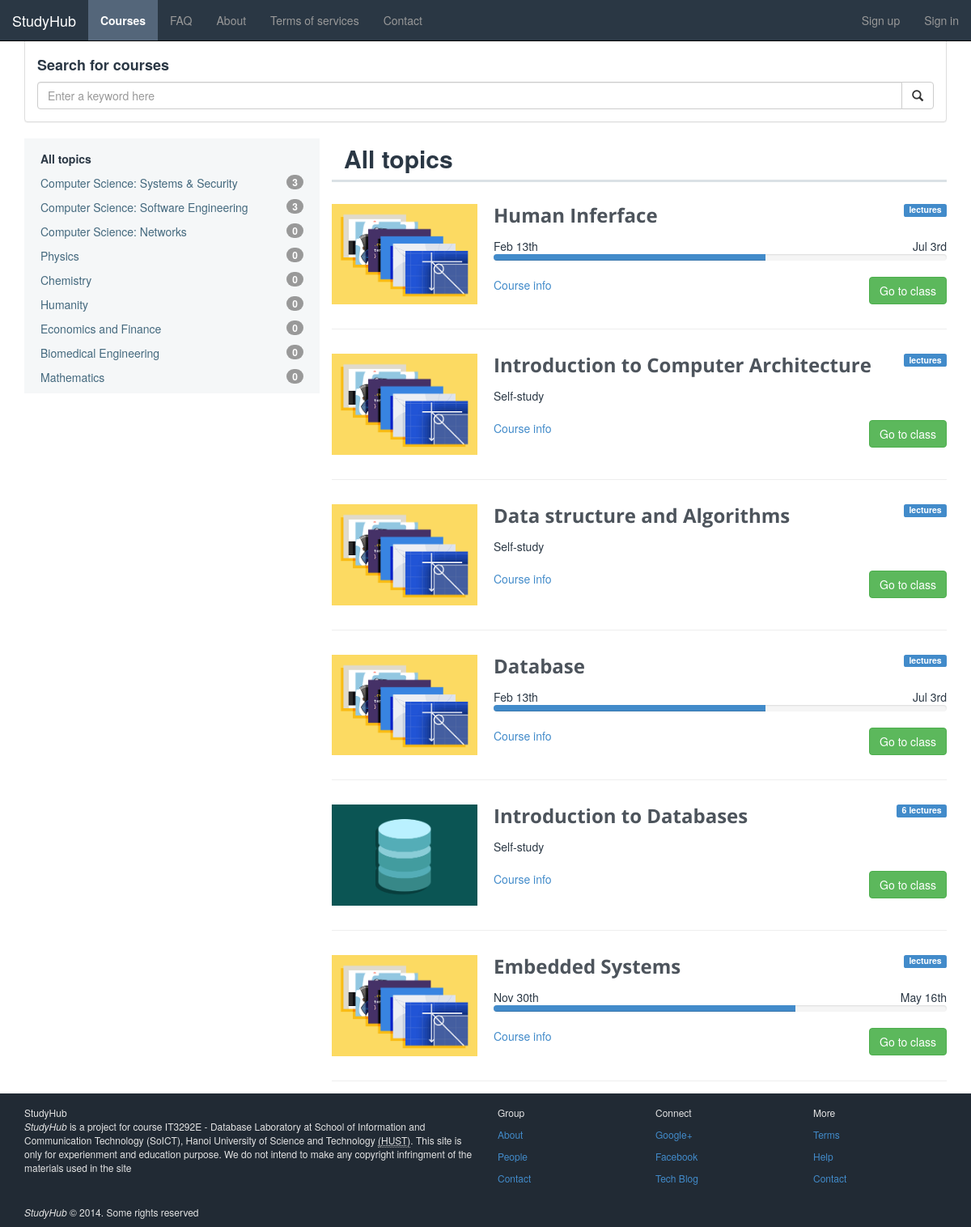
Page /courses.php on the earlier database version.
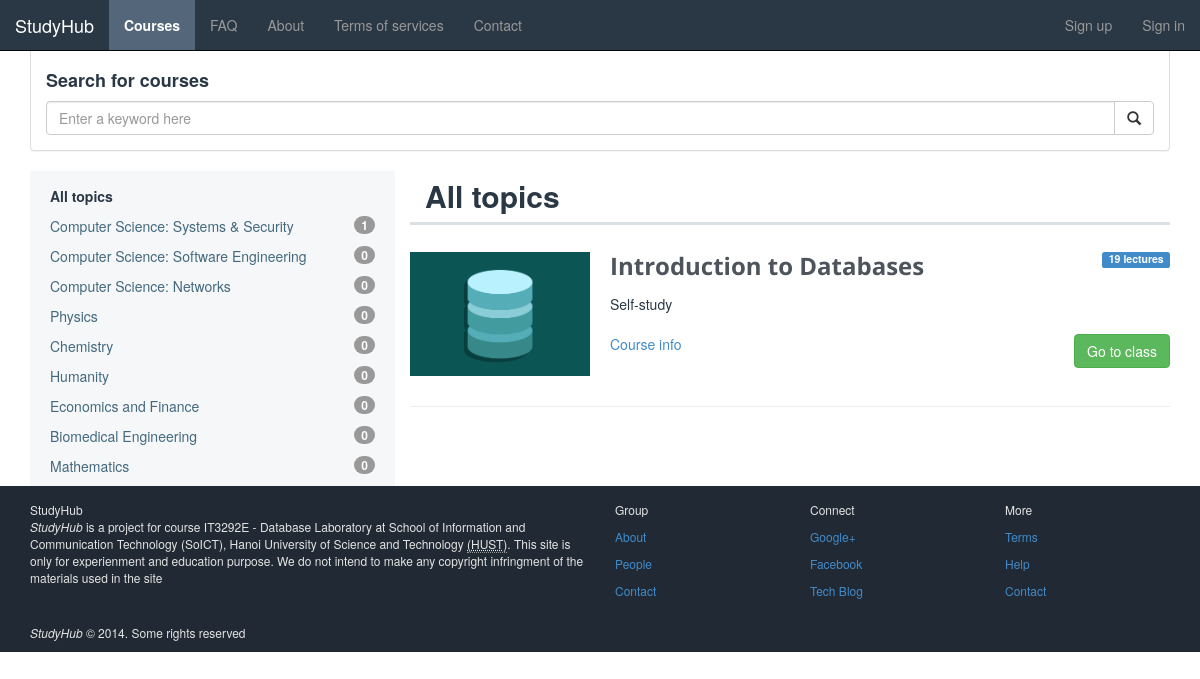
Same page on the later database version.
### tables this page shows
CREATE TABLE IF NOT EXISTS `sm_courses` (
  `cat_id` int(10) NOT NULL,
  `course_id` int(10) NOT NULL AUTO_INCREMENT,
  `course_code` varchar(10) NOT NULL,
  `course_title` varchar(255) NOT NULL,
  `course_alias` varchar(100) NOT NULL COMMENT 'Alias to create a folder for course in PHP',
  `course_type` varchar(10) NOT NULL COMMENT '1 - Self-study; 2 - Period course',
  `course_desc` text COMMENT 'For storing a large number of texts, should use this TEXT',
  `start_date` timestamp NULL DEFAULT CURRENT_TIMESTAMP,
  `length` int(5) DEFAULT NULL COMMENT 'The length of the course in weeks',
  `course_avatar` varchar(500) DEFAULT 'images/courses/css-thumbnail.png',
  `course_cover` varchar(1000) NOT NULL,
  PRIMARY KEY (`course_id`),
  KEY `cat_id` (`cat_id`)
);

### core/init.php (called while the page is built, shortened)
<?php
require 'classes/courses.php';
$courses		= new Courses($db);
 ?>

### core/classes/courses.php (called while the page is built, shortened)
<?php
class Courses {
	private $db;
	public function __construct($database) {
		$this->db = $database;
	}
	public function get_all_course_by_cat()
	{
		$results = array();
		$query = $this->db->prepare("SELECT scat.cat_title AS 'title', COUNT(smc.course_id) AS 'count'
									FROM `sm_courses` AS smc, `sm_course_cat` AS scat
									WHERE smc.cat_id = scat.cat_id
									GROUP BY scat.cat_id, scat.cat_title
									UNION
									SELECT scat.cat_title AS 'title', 0 AS 'count'
									FROM `sm_course_cat` AS scat
									WHERE scat.cat_id NOT IN (SELECT DISTINCT cat_id FROM `sm_courses`) ");
		try {
			$query->execute();
			$results = $query->fetchAll();
		} catch (PDOException $e) {
			die($e->getMessage());
		}
		if (!empty($results)) {
			return $results;
		}
		return false;
	}
	public function get_all_courses()
	{
		$results = array();
		$query = $this->db->prepare("SELECT * FROM `sm_courses`");
		try {
			$query->execute();
			$results = $query->fetchAll();
		} catch (PDOException $e) {
			die($e->getMessage());
		}
		if (!empty($results)) {
			return $results;
		}
		return false;
	}
    public function unit_count($course_id) {
        $query = $this->db->prepare("SELECT COUNT(`unit_id`) FROM `sm_units` WHERE `course_id` = ? GROUP BY `course_id`");
        $query->bindValue(1, $course_id);
        try {
            $query->execute();
            return $query->fetchColumn();
        } catch (PDOException $e) {
            die($e->getMessage());
        }
    }
}
 ?>

### courses.php (the view, shortened to what the changed rows need)
<?php
    require 'core/init.php';
	require 'navbar.php';
 ?>
<div class="container" style="margin-top: -6px;">
	<div class="col-md-4 catagories">
		<div class="nav-container">
			<ul class="nav-sidebarlist">
				<?php
				$cats = $courses->get_all_course_by_cat();
				foreach ($cats as $cat) { ?>
					<li><a href="#"><?php echo $cat['title'];?></a><span class="badge pull-right"><?php echo $cat['count']; ?>  </span></li>
				<?php }?>
			</ul>
		</div>
	</div>
	<div class="col-md-8 course-list">
		<div class="col-md-9 course-list-header">
			<div class="list-header">
				<?php
				if (isset($_POST['keyword']) && !empty($_POST['keyword'])) {
					$keyword = $_POST['keyword'];
					if (strlen($keyword) > 16) { ?>
						<h2>Search results for &ldquo;<?php echo substr($keyword, 0, 15) . '...'; ?>&rdquo;</h2>
					<?php } else {?>
					<h2>Search results for &ldquo;<?php echo $keyword; ?>&rdquo;</h2>
				<?php } } else { ?>
					<h2>All topics</h2>
				<?php } ?>
			</div>
		</div>
		<div class="course-wrapper">
			<?php $v_courses = $courses->get_all_courses();
			foreach ($v_courses as $v_course) { ?>
			<div class="row">
				<div class="col-md-9 entry">
					<div class="entry-wrap">
						<div class="entry-thumbnail">
							<img src="<?php echo $v_course['course_avatar'];?>">
						</div>
						<div class="entry-meta">
                            <span class="pull-right label label-primary"><?php echo $courses->unit_count($v_course['course_id']);?> lectures</span>
							<h2 class="course-title">
								<a href="courses/<?php echo $v_course['course_alias'] . '/' ;?>" title="Link to <?php echo $v_course['course_title']; ?>">
									<span><?php echo $v_course['course_title']; ?></span>
								</a>
							</h2>
							<div class="course-progress">
								<?php if ($v_course['course_type'] == 1) { ?>
									<span class="self-study">Self-study</span><br>
									<div class="go-to-course">
										<a href="courses/<?php echo $v_course['course_alias'] . '/' ;?>"><span>Course info</span></a>
										<div class="pull-right">
											<a href="courses/<?php echo $v_course['course_alias'] . '/' ;?>" class="btn btn-success">Go to class</a>
										</div>
									</div>
								<?php } else { ?>
									<?php $end_date = date('M jS',strtotime($v_course['start_date'] . ' + ' . $v_course['length']*7 . ' days'));?>
									<span><?php echo date('M jS', strtotime($v_course['start_date'])); ?></span>
									<span class="pull-right"><?php echo $end_date; ?></span>
                                    <?php $tmp = (time() - strtotime($v_course['start_date']));
                                          $week = $tmp / 604800 % 52;
                                          $prog = $week / $v_course['length'] * 100;?>
									<div class="progress" style="height: 8px;">
									  <div class="progress-bar progress-bar-default" role="progressbar" aria-valuenow="<?php echo $prog?>" aria-valuemin="0" aria-valuemax="100" style="width: <?php echo $prog . '%';?>">
									  </div>
									</div>
									<a href="courses/<?php echo $v_course['course_alias'] . '/' ;?>" style="text-decoration: none;"><span>Course info</span></a>
									<div class="pull-right">
										<a href="courses/<?php echo $v_course['course_alias'] . '/' ;?>" class="btn btn-success">Go to class</a>
									</div>
								<?php } ?>
							</div>
						</div>
					</div>
				</div>
			</div>
			<?php } ?>
		</div>
</div>
</div>
<?php
	require_once 'footer.php';
 ?>

### navbar.php (shortened to what the changed rows need)
<!DOCTYPE html>
<html lang="en" charset="utf8">
<head>
	<link rel="stylesheet" type="text/css" href="css/bootstrap.css">
	<link rel="stylesheet" type="text/css" href="css/prettify.css">
	<link rel="stylesheet" type="text/css" href="css/dashboard.css">
	<link rel="stylesheet" type="text/css" href="css/datepicker.css">
	<link rel="stylesheet" type="text/css" href="css/bootstrap-select/bootstrap-select.css">
</head>
<body>
<nav class="navbar navbar-default navbar-fixed-top navbar-inverse" role="navigation">
	<div class="container-fluid">
		<div class="navbar-header">
				<a href="index.php" class="navbar-brand">StudyHub</a>
		</div>
	</div>
</nav>

Differences in the rows shown:
removed sm_courses: course_avatar (picture), course_title "Human Inferface", start_date "Feb 13th", end_date "Jul 3rd"
removed sm_courses: course_avatar (picture), course_title "Introduction to Computer Architecture"
removed sm_courses: course_avatar (picture), course_title "Data structure and Algorithms"
removed sm_courses: course_avatar (picture), course_title "Database", start_date "Feb 13th", end_date "Jul 3rd"
removed sm_courses: course_avatar (picture), course_title "Embedded Systems", start_date "Nov 30th", end_date "May 16th"
changed sm_courses "Introduction to Databases": course_id "6" → "19"
Other differences:
new list line: "Computer Science: Systems & Security 1"
new list line: "Computer Science: Software Engineering 0"
list line gone: "Computer Science: Systems & Security 3"
list line gone: "Computer Science: Software Engineering 3"
